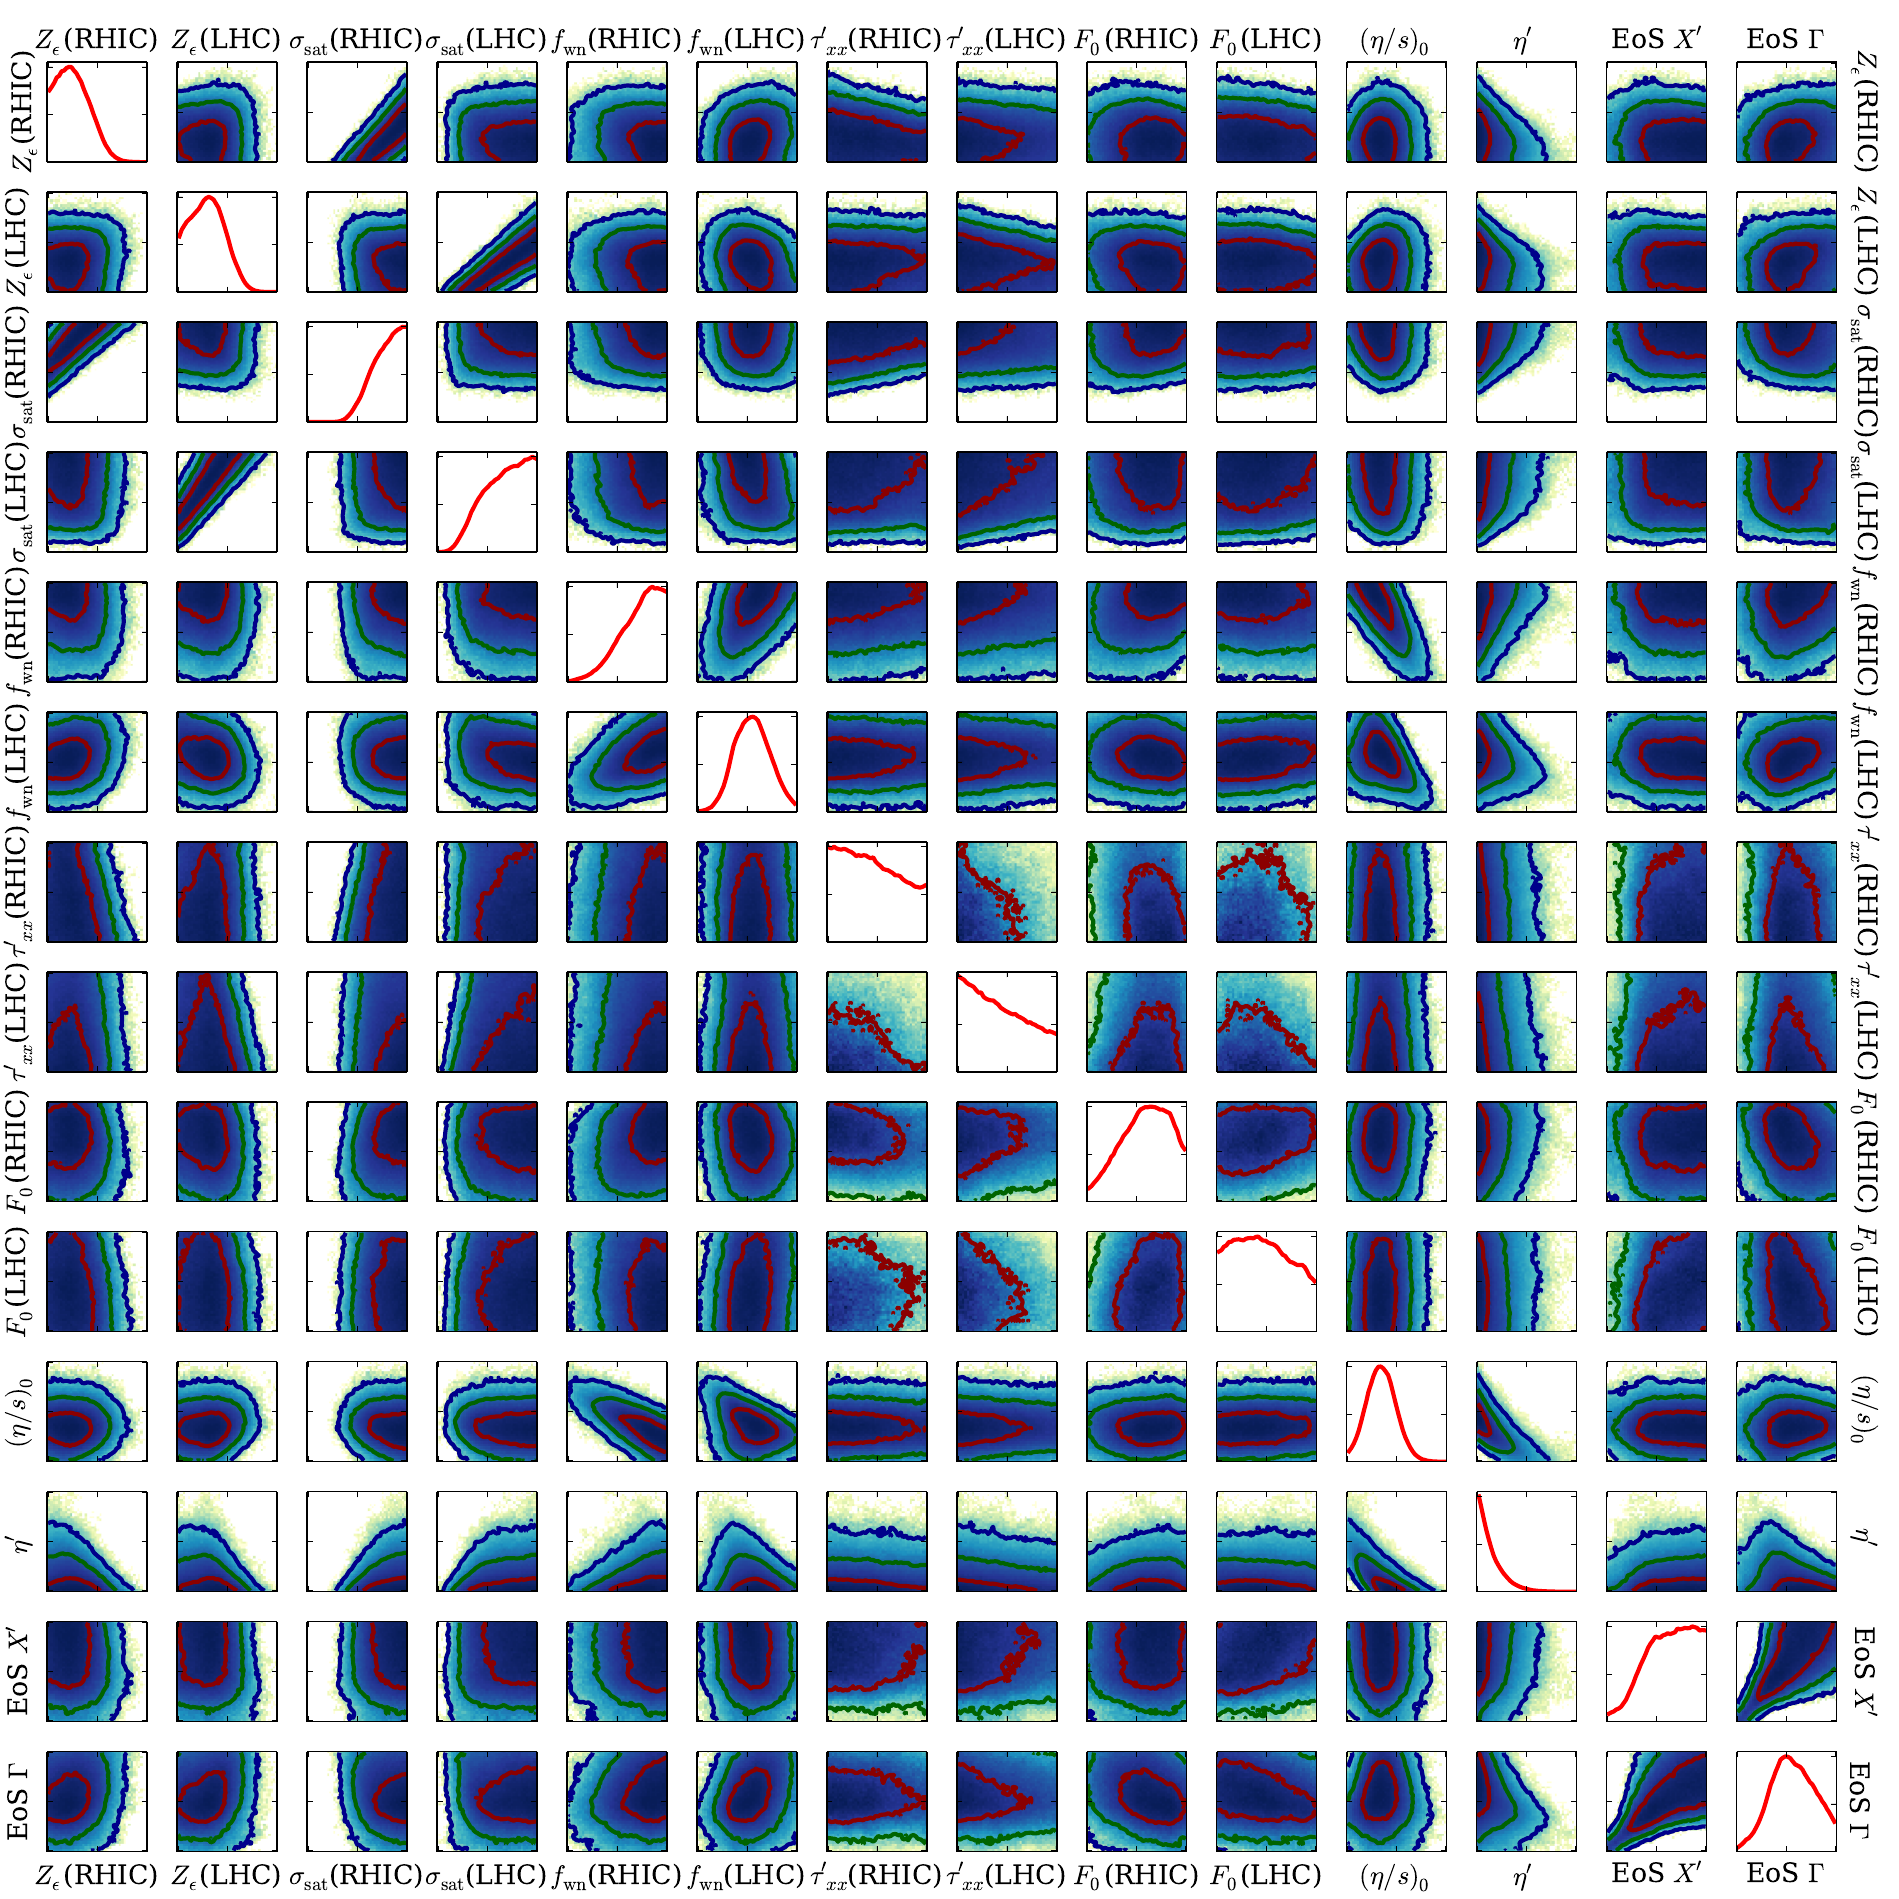

This figure's Python source:
import matplotlib.pyplot as plt
#from matplotlib.lines import Line2D
import numpy as np
import os
from pylab import *
#from matplotlib import ticker
from matplotlib.colors import LogNorm
plt.rc('text', usetex=False)

# you will likely wish to edit these parameters
npars=14
nbins=40
mcmcfilename='mcmctrace.csv'
limitsfilename='rhic_lhc.dat'
outputfilename='ll.pdf'
#you might wish to edit these
myfontsize=61.0/(1.0+sqrt(npars))
marginpadding=1.2*myfontsize/18.0
marginpadding=0.55*marginpadding   #smaller to account for turning off ticklabels
figsep=0.3

#hopefully, everything below will just work
squaresize=1.0
totalxsize=2.0*marginpadding+npars*squaresize+(npars-0.5)*figsep
totalysize=totalxsize
plt.figure(figsize=(totalxsize,totalysize))
fig = plt.figure(1)
marginpadding=marginpadding/totalxsize
squaresize=squaresize/totalxsize
figsep=figsep/totalxsize
counts1d = np.ndarray((nbins,),float)
xarray = np.ndarray((nbins,),float)

mcmcdata = np.loadtxt(mcmcfilename,delimiter=',',skiprows=1,comments='#')
mcmcdata = mcmcdata.transpose()
npts = mcmcdata[0].size
print('npts=', npts)
#limitsdata = np.loadtxt(limitsfilename,dtype=np.str)
#limitsdata=limitsdata.inverse()

limitsdata = [np.array(map(str, line.split())) for line in open(limitsfilename)]

for ipar in range (0,npars):
  nstrings = limitsdata[ipar].size
  print ('ipar=',ipar,' nstrings=',nstrings)
  for istring in range(5,nstrings):
    limitsdata[ipar][4] = str(limitsdata[ipar][4])+' '+str(limitsdata[ipar][istring])
  #print 'label=', limitsdata[ipar][4]

for ipanel in range (0,npars):
  for jpanel in range (0,npars):
    xmin=float(limitsdata[ipanel][2])
    xmax=float(limitsdata[ipanel][3])
    ymin=float(limitsdata[jpanel][2])
    ymax=float(limitsdata[jpanel][3])
    ax = fig.add_axes([marginpadding+ipanel*(squaresize+figsep),marginpadding+(npars-jpanel-1)*(squaresize+figsep),squaresize,squaresize])
    ax.tick_params(axis='y',which='both',labelleft='off',labelsize=myfontsize)
    ax.set_yticks(np.arange(ymin,ymax,0.5*(ymax-ymin)), minor=False)
    ax.tick_params(axis='x',which='both',labelbottom='off',labelsize=myfontsize)
    ax.set_xticks(np.arange(xmin,xmax,0.5*(xmax-xmin)), minor=False)
    if ipanel == 0:
      ax.tick_params(axis='y',which='both',left='on',labelleft='on',labelright='off', labelsize=myfontsize)
      ax.set_yticks([ymin,0.5*(ymin+ymax),ymax], minor=False)
      ax.set_yticklabels([])
      #ax.set_yticklabels([ymin,0.5*(ymin+ymax),ymax], minor=False, family='serif',rotation=90)
      ax.set_ylabel(limitsdata[jpanel][4],size=1.5*myfontsize, family='serif')
      
    if ipanel == npars-1:
      ax.yaxis.set_label_position('right')
      ax.tick_params(axis='y',which='both',left='off',right='on',labelleft='off',labelright='on', labelsize=myfontsize)
      ax.set_yticks([ymin,0.5*(ymin+ymax),ymax], minor=False)
      ax.set_yticklabels([])
      #ax.set_yticklabels([ymin,0.5*(ymin+ymax),ymax], minor=False, family='serif', rotation=-90)
      ax.set_ylabel(limitsdata[jpanel][4],size=1.5*myfontsize, family='serif', rotation=-90, va='bottom')
    
    if jpanel == 0:
      ax.xaxis.set_label_position('top')
      ax.tick_params(axis='x',which='both',bottom='off',top='on',labelbottom='off', labeltop='on',labelsize=myfontsize)
      ax.set_xticks([xmin,0.5*(xmax+xmin),xmax], minor=False)
      ax.set_xticklabels([])
      #ax.set_xticklabels([xmin,0.5*(xmax+xmin),xmax], minor=False, family='serif', size=myfontsize)
      ax.set_xlabel(limitsdata[ipanel][4],size=1.5*myfontsize, family='serif')
       
    if jpanel == npars-1:
      ax.tick_params(axis='x',which='both',bottom='on',labelbottom='on',labelsize=myfontsize)
      ax.set_xticks([xmin,0.5*(xmax+xmin),xmax], minor=False)
      ax.set_xticklabels([])
      #ax.set_xticklabels([xmin,0.5*(xmax+xmin),xmax], minor=False, family='serif', size=myfontsize)
      ax.set_xlabel(limitsdata[ipanel][4],size=1.5*myfontsize, family='serif')
      
    if ipanel != jpanel:
      counts, xbins, ybins, Image =  ax.hist2d(mcmcdata[ipanel],mcmcdata[jpanel], bins=nbins, norm=LogNorm(), cmap=plt.cm.YlGnBu)
      counts = counts.transpose()
      maxcounts = np.nanmax(counts)
      altmaxcounts = 0
      for i in range(0,nbins):
        for j in range(0,nbins):
          if counts[i][j] > altmaxcounts:
            altmaxcounts = counts[i][j]
            imax=i
            jmax=j
      
      naverage=0
      countsbar=0
      for i in range(imax-1,imax+2):
        for j in range(jmax-1,jmax+2):
          print ('test: i=',i,' j=',j)
          if i!=imax and j!=jmax and i<nbins and i>=0 and j<nbins and j>=0:
            naverage+=1
            countsbar+=counts[i][j]
      
      countsbar=countsbar/naverage
          
      print ('ipanel=', ipanel, ' jpanel=', jpanel, ' maxcounts=', maxcounts, ' altmaxcounts=', altmaxcounts, ' countsbar=', countsbar)
      level1=countsbar*exp(-0.5)
      level2=countsbar*exp(-2.0)
      level3=countsbar*exp(-4.5)
      ax.contour(counts,extent=[xbins.min(),xbins.max(),ybins.min(),ybins.max()], linewidths=3,levels=(level1,level2,level3),colors=('darkred','darkgreen','darkblue'),figsize=(10.0+marginpadding+0.02,10.0+marginpadding+0.02))
      plt.xlim(xmin-0.01*(xmax-xmin),xmax+0.01*(xmax-xmin))
      plt.ylim(ymin-0.01*(ymax-ymin),ymax+0.01*(ymax-ymin))
      
    if ipanel==jpanel:
      for ibin in range(0,nbins):
        maxcount=0
        counts1d[ibin]=0;
        xarray[ibin] = xmin+(ibin+0.5)*(xmax-xmin)/float(nbins)
        
      for i in range(0,npts):
        x=mcmcdata[ipanel][i]
        ibin=np.floor(0.99999*nbins*(x-xmin)/(xmax-xmin))
        if ibin >= nbins or ibin < 0:
          print ('ibin=', ibin, '???', 'x = ', x, ' xmax=',x)
        else:
          counts1d[ibin] = counts1d[ibin]+1
          if counts1d[ibin] > maxcount:
            maxcount = counts1d[ibin]

      counts1d = counts1d/float(maxcount)      
      ax.set_yticks([0,0.5,1.0], minor=False)
      ax.tick_params(axis='y',which='both',labelleft='off',labelright='off',labelsize=myfontsize)
      plt.ylim(0,1.05)
      plt.xlim(xmin-0.01*(xmax-xmin),xmax+0.01*(xmax-xmin))
      plt.plot(xarray,counts1d,linestyle='-',linewidth=3,color='r')
    
#  plt.show()
plt.savefig(outputfilename,format='pdf')
os.system("open -a Preview ll.pdf")


quit()
